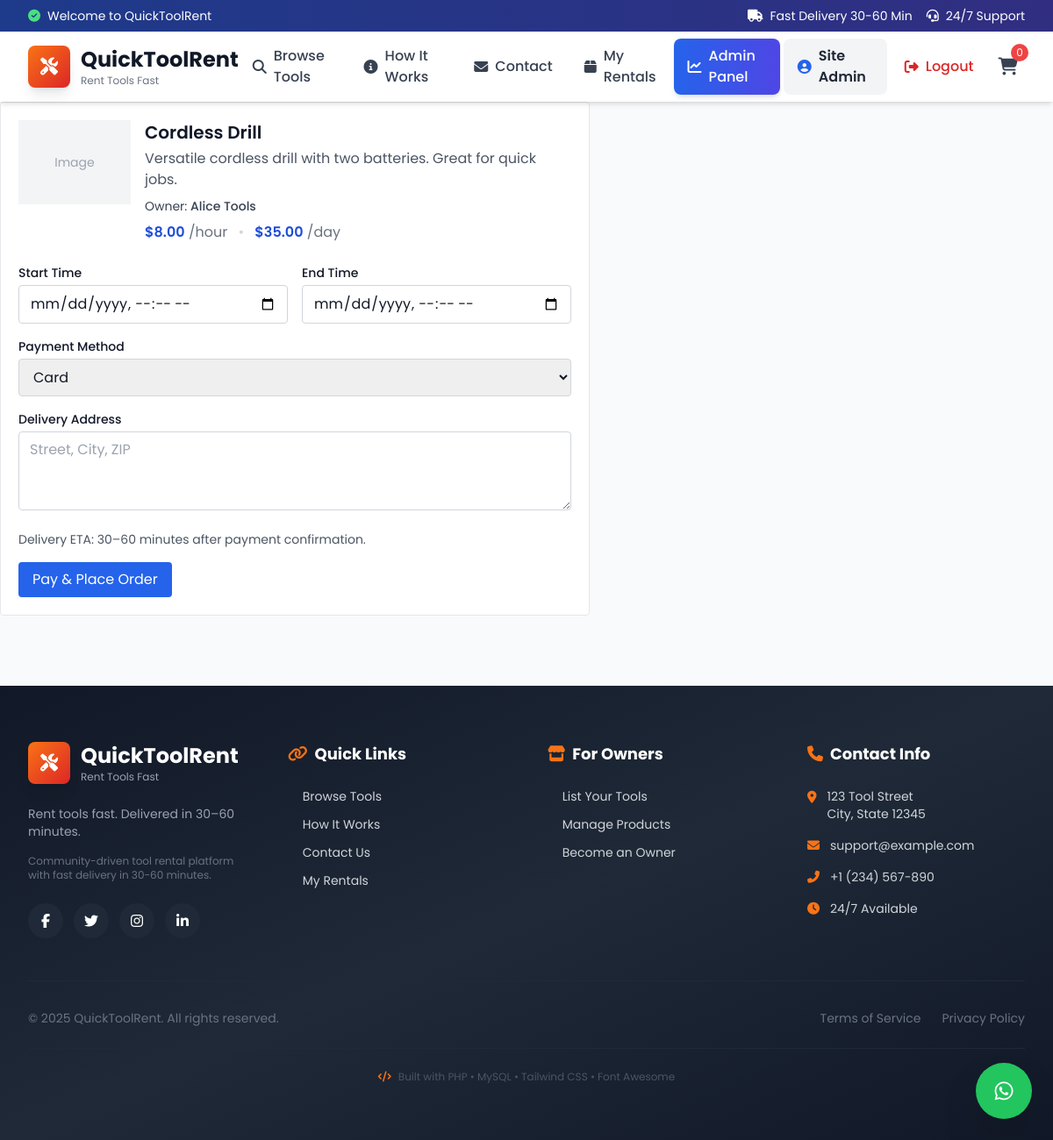
Page /rent-product.php?id=1 (signed in) on the committed database.
### tables this page shows
CREATE TABLE IF NOT EXISTS products (
  id INT UNSIGNED AUTO_INCREMENT PRIMARY KEY,
  owner_id INT UNSIGNED NOT NULL,
  name VARCHAR(160) NOT NULL,
  description TEXT,
  image_url VARCHAR(500),
  category VARCHAR(80) DEFAULT 'General',
  price_per_hour DECIMAL(10,2) NOT NULL DEFAULT 0.00,
  price_per_day DECIMAL(10,2) NOT NULL DEFAULT 0.00,
  status ENUM('available', 'unavailable') NOT NULL DEFAULT 'available',
  created_at TIMESTAMP DEFAULT CURRENT_TIMESTAMP,
  FOREIGN KEY (owner_id) REFERENCES users(id) ON DELETE CASCADE
);

CREATE TABLE IF NOT EXISTS users (
  id INT UNSIGNED AUTO_INCREMENT PRIMARY KEY,
  name VARCHAR(120) NOT NULL,
  email VARCHAR(190) NOT NULL UNIQUE,
  phone VARCHAR(40),
  password_hash VARCHAR(255) NOT NULL,
  role ENUM('admin','owner','borrower') NOT NULL DEFAULT 'borrower',
  created_at TIMESTAMP DEFAULT CURRENT_TIMESTAMP
);

### rent-product.php (the view, shortened to what this page needs)
<?php
require_once __DIR__ . '/includes/header.php';
$pdo = db();
$id = (int)($_GET['id'] ?? 0);
$st = $pdo->prepare("SELECT p.*, u.name AS owner_name FROM products p JOIN users u ON u.id = p.owner_id WHERE p.id = :id");
$st->execute([':id' => $id]);
$product = $st->fetch();
?>
<section class="max-w-2xl">
  <div class="bg-white border rounded p-5">
    <div class="flex items-start gap-4">
      <div class="w-32 h-24 bg-gray-100 flex items-center justify-center">
        <?php if (!empty($product['image_url'])): ?>
          <img src="<?php echo htmlspecialchars($product['image_url']); ?>" alt="Product" class="w-full h-full object-cover">
        <?php else: ?>
          <span class="text-gray-400 text-sm">Image</span>
        <?php endif; ?>
      </div>
      <div class="flex-1">
        <h1 class="text-xl font-semibold"><?php echo htmlspecialchars($product['name']); ?></h1>
        <p class="text-gray-600 mt-1"><?php echo htmlspecialchars($product['description']); ?></p>
        <p class="mt-2 text-sm text-gray-700">
          Owner: <span class="font-medium"><?php echo htmlspecialchars($product['owner_name']); ?></span>
        </p>
        <p class="mt-2">
          <span class="font-semibold text-blue-700">$<?php echo number_format((float)$product['price_per_hour'], 2); ?></span>
          <span class="text-gray-500">/hour</span>
          <span class="mx-2 text-gray-300">•</span>
          <span class="font-semibold text-blue-700">$<?php echo number_format((float)$product['price_per_day'], 2); ?></span>
          <span class="text-gray-500">/day</span>
        </p>
      </div>
    </div>
    <?php if (($product['status'] ?? 'available') !== 'available'): ?>
      <div class="mt-6 rounded border border-gray-200 bg-gray-50 p-4 text-gray-700">This product is currently unavailable.</div>
    <?php else: ?>
      <form action="rent-confirm.php" method="post" class="mt-6 space-y-4">
        <div class="grid grid-cols-1 sm:grid-cols-2 gap-4">
          <div>
            <label class="block text-sm font-medium mb-1">Start Time</label>
            <input type="datetime-local" name="start_time" required class="w-full rounded border border-gray-300 px-3 py-2" />
          </div>
          <div>
            <label class="block text-sm font-medium mb-1">End Time</label>
            <input type="datetime-local" name="end_time" required class="w-full rounded border border-gray-300 px-3 py-2" />
          </div>
        </div>
        <div>
          <label class="block text-sm font-medium mb-1">Payment Method</label>
          <select name="payment_method" class="w-full rounded border border-gray-300 px-3 py-2">
            <option value="card">Card</option>
          </select>
        </div>
        <div>
          <label class="block text-sm font-medium mb-1">Delivery Address</label>
          <textarea name="address" rows="3" class="w-full rounded border border-gray-300 px-3 py-2" placeholder="Street, City, ZIP"></textarea>
        </div>
        <p class="text-sm text-gray-600">Delivery ETA: 30–60 minutes after payment confirmation.</p>
        <button class="rounded bg-blue-600 px-4 py-2 text-white hover:bg-blue-700">Pay & Place Order</button>
      </form>
    <?php endif; ?>
  </div>
</section>
<?php require_once __DIR__ . '/includes/footer.php'; ?>

### includes/header.php (style rules this page uses)
body { font-family: 'Poppins', sans-serif; }

### rows in the picture
products: name "Cordless Drill", description "Versatile cordless drill with two batteries. Great for quick jobs.", owner.name "Alice Tools", price_per_hour "8.00", price_per_day "35.00"

### other values in the picture
APP_NAME "QuickToolRent"
$_SESSION['user']['name'] "Site Admin"
APP_TAGLINE "Rent tools fast. Delivered in 30–60 minutes."
